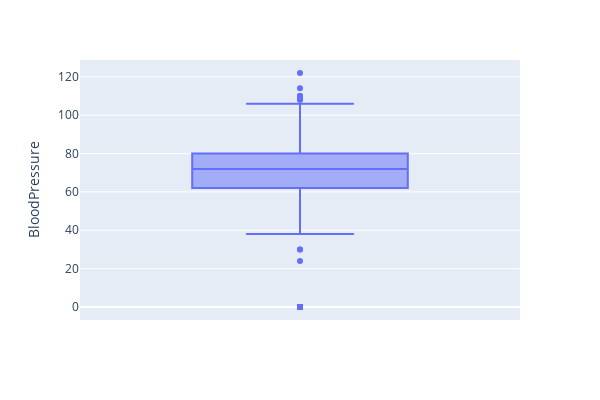

The cell this chart's notebook holds for it:
### Code cell
# There are some outliers in BloodPressure
fig = px.box(df, y='BloodPressure',width=600, height=400)
fig.show()

### Figure 1 — Plotly figure (JSON) as saved in the notebook; plotly's stock layout.template omitted (floating-point values rounded to 4 significant figures; data arrays with more than 128 entries replaced by an {"elided": "..."} marker saying what was removed)
{"data": [{"alignmentgroup": "True", "hovertemplate": "BloodPressure=%{y}<extra></extra>", "legendgroup": "", "marker": {"color": "#636efa"}, "name": "", "notched": false, "offsetgroup": "", "orientation": "v", "showlegend": false, "type": "box", "x0": " ", "xaxis": "x", "y": {"elided": "768 int values"}, "y0": " ", "yaxis": "y"}], "layout": {"boxmode": "group", "height": 400, "legend": {"tracegroupgap": 0}, "margin": {"t": 60}, "width": 600, "xaxis": {"anchor": "y", "domain": [0, 1]}, "yaxis": {"anchor": "x", "domain": [0, 1], "title": {"text": "BloodPressure"}}}}
